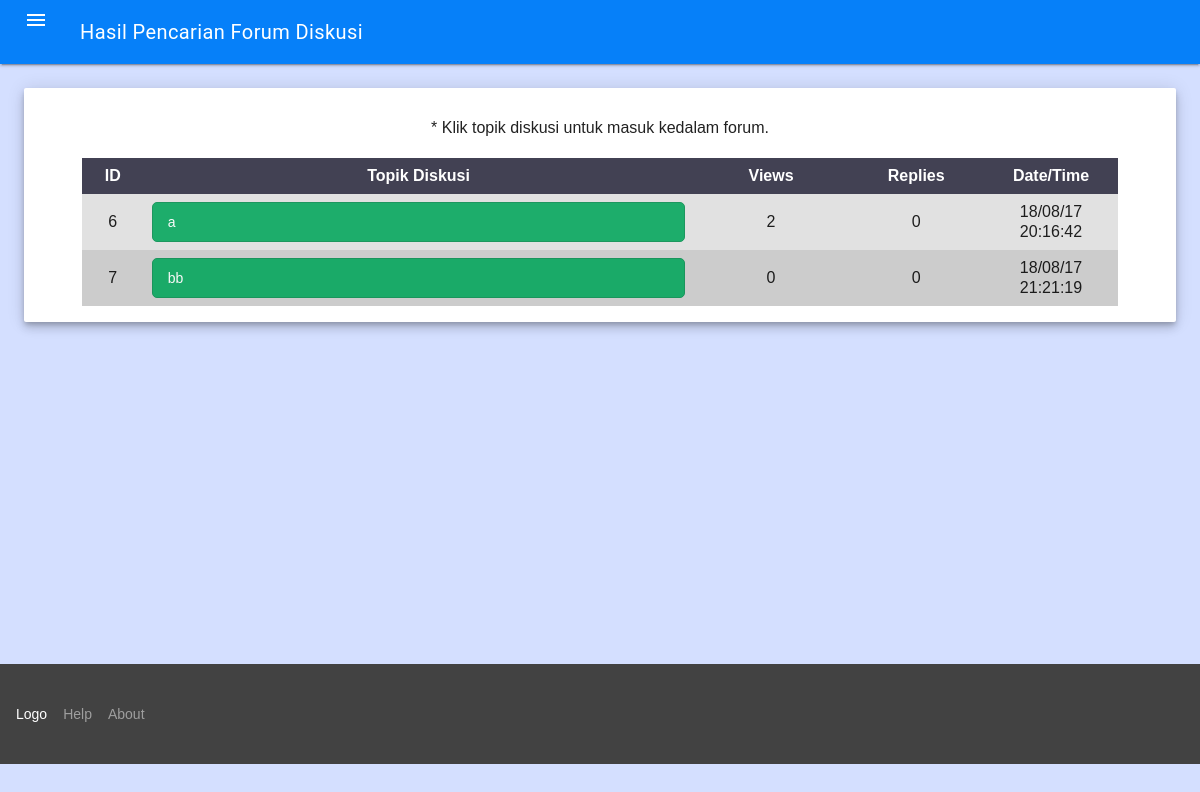
/cari_forum_mhs.php (signed in), run on the app's committed database.
### tables this page shows
CREATE TABLE `forum_question` (
  `id` int(255) NOT NULL,
  `topic` varchar(255) NOT NULL DEFAULT '',
  `detail` longtext NOT NULL,
  `name` varchar(65) NOT NULL DEFAULT '',
  `email` varchar(65) NOT NULL DEFAULT '',
  `datetime` varchar(25) NOT NULL DEFAULT '',
  `id_admin` int(15) NOT NULL,
  `view` int(4) NOT NULL DEFAULT '0',
  `reply` int(4) NOT NULL DEFAULT '0'
);

### cari_forum_mhs.php (the view, shortened to what this page needs)
<!DOCTYPE html PUBLIC "-//W3C//DTD XHTML 1.0 Transitional//EN" "http://www.w3.org/TR/xhtml1/DTD/xhtml1-transitional.dtd">
<?php
$topic = $_POST['topic'];
$sql="SELECT * FROM forum_question where topic like '%$topic%'";
$result=mysql_query($sql);
?>
<html xmlns="http://www.w3.org/1999/xhtml">
<head>
<link rel="stylesheet" href="https://code.getmdl.io/1.2.1/material.indigo-pink.min.css">
<link rel="stylesheet" type="text/css" href="material.min.css"/>
<link rel="stylesheet" type="text/css" href="css/style.css">
  <link rel="stylesheet" type="text/css" href="css/slide.css">
</head>
<body bgcolor="#D4DFFF">
	<div class="mdl-layout mdl-js-layout mdl-layout--fixed-header">
    	<header class="mdl-layout__header" style="background-color:#0680F9">
        	<div class="mdl-layout__header-row">
            	<span class="mdl-layout-title">Hasil Pencarian Forum Diskusi</span>
            </div>
        </header>
        	<main class="mdl-layout__content" style="height:wrap">
            	<div class="page-content" style="min-height: 75vh">
                	<div class="mdl-grid">
                    	<div class="mdl-cell mdl-cell--12-col"><div class="demo-updates mdl-card mdl-shadow--6dp mdl-cell mdl-cell--4-col mdl-cell--4-col-tablet mdl-cell--12-col-desktop">
                        <div style="padding-top:30px">
			             <center><label>* Klik topik diskusi untuk masuk kedalam forum.</label></center><br>
                        <table width="90%" border="0" align="center" cellpadding="3" cellspacing="1" bgcolor="#CCCCCC">
                        <tr>
                        <th width="6%" align="center" bgcolor="#E6E6E6">ID</th>
                        <th width="53%" align="center" bgcolor="#E6E6E6">Topik Diskusi</th>
                        <th width="15%" align="center" bgcolor="#E6E6E6">Views</th>
                        <th width="13%" align="center" bgcolor="#E6E6E6">Replies</th>
                        <th width="13%" align="center" bgcolor="#E6E6E6">Date/Time</th>
                        </tr>
                        <?php
                        while($rows=mysql_fetch_array($result)){
                        ?>
                        <tr>
                        <td align="center"><center><?= $rows['id']; ?></center></td>
                        <td align="center">
                        <a class="mdl-navigation__link" href="view_topic_mhs.php?id=<?php echo $rows['id']; ?>" >
                        <div id="btn-submit">
                        <?= $rows['topic']; ?>
                        </div>
                        </a>
                        </td>
                        <td align="center"><center><?= $rows['view']; ?></center></td>
                        <td align="center"><center><?= $rows['reply']; ?></center></td>
                        <td align="center"><center><?= $rows['datetime']; ?></center></td>
                        </tr>
                        <?php
                        }
                        ?>
                        </table>
                        </div>
                        </div>
                        </div>
                    </div>
                </div>
            <div style="height: wrap">
          <footer class="mdl-mini-footer">
            <div class="mdl-mini-footer--center-section">
              <div align="center" class="mdl-logo">Logo</div>
                <ul class="mdl-mini-footer--link-list">
                  <li><a href="#">Help</a></li>
                    <li><a href="#">About</a></li>
                </ul>
            </div>
          </footer>
          </div>
          </main>
    </div>
</body>
</html>

### css/style.css (style rules this page uses)
* { box-sizing: border-box; }
html, body { margin: 0; font-family: Arial; }
#btn-submit { padding: 7px 15px; background: #00a65a; border-radius: 5px; border: 1px solid #008d4c; color: #fff; }
table { border-collapse: collapse; }
td { text-align: left; padding: 8px; }
tr:nth-child(even) { background-color: rgb(225,225,225); }
th { text-align: center; padding: 8px; background-color: #424153; color: white; }
footer { text-align: center; background: #4256f4; color: white; }

### css/slide.css (style rules this page uses)
* { box-sizing:border-box }

### data on the page
forum_question: id "6", topic "a", view "2", reply "0", datetime "18/08/17 20:16:42"
forum_question: id "7", topic "bb", view "0", reply "0", datetime "18/08/17 21:21:19"
